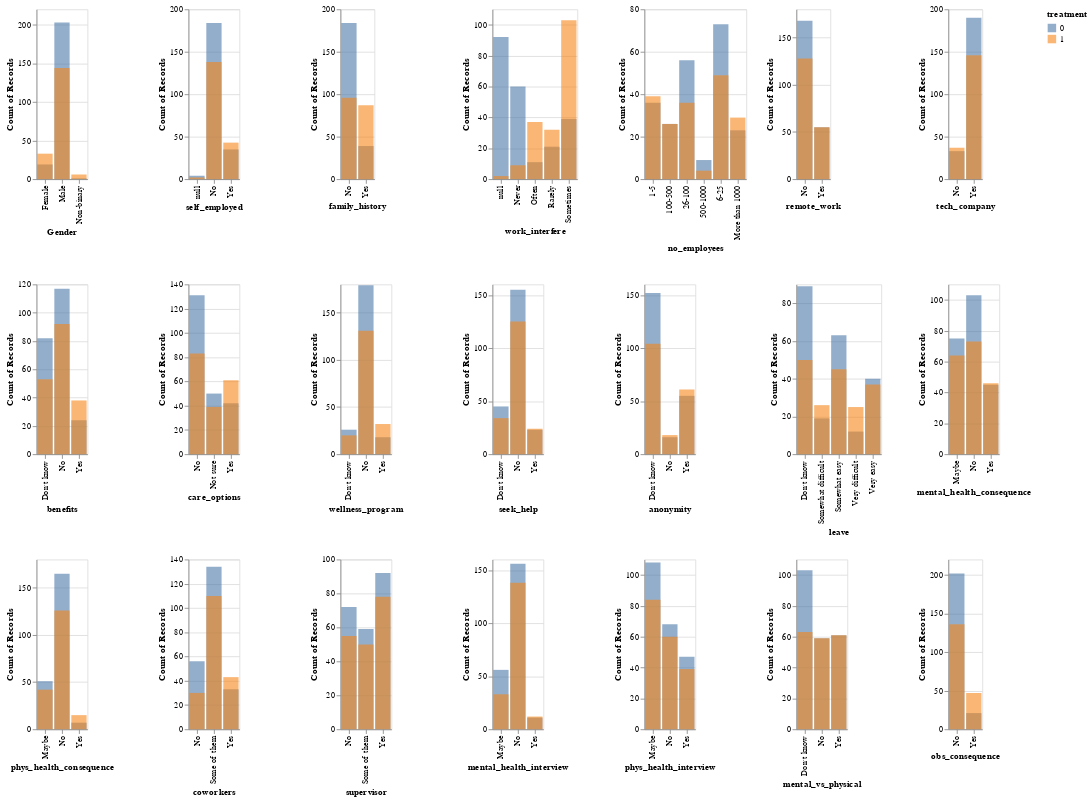

The notebook cell saved with this chart:
### Code cell
# Drop the 'state' column from the non-US dataset
train_df_other_2 = train_df_other.drop(['Country'], axis=1)

# Plot distributions of features in the non-US dataset based on target column
alt.Chart(train_df_other_2.sort_values('treatment')).mark_bar(opacity=0.6).encode(
    alt.X(alt.repeat(), type='nominal'),
    alt.Y('count()', stack=None),
    alt.Color('treatment:N')
).properties(
    height=200
).repeat(
    train_df_other_2.select_dtypes('object').columns.to_list(),
    columns=7
)

### Figure 1 — Vega-Lite specification as saved in the notebook (floating-point values rounded to 4 significant figures; data arrays with more than 128 entries replaced by an {"elided": "..."} marker saying what was removed)
{"config": {"view": {"continuousWidth": 300, "continuousHeight": 300}}, "repeat": ["Gender", "self_employed", "family_history", "work_interfere", "no_employees", "remote_work", "tech_company", "benefits", "care_options", "wellness_program", "seek_help", "anonymity", "leave", "mental_health_consequence", "phys_health_consequence", "coworkers", "supervisor", "mental_health_interview", "phys_health_interview", "mental_vs_physical", "obs_consequence"], "spec": {"data": {"name": "data-9d7a6e5f2e1489884fe088110a2aa10c"}, "mark": {"type": "bar", "opacity": 0.6}, "encoding": {"color": {"field": "treatment", "type": "nominal"}, "x": {"field": {"repeat": "repeat"}, "type": "nominal"}, "y": {"aggregate": "count", "stack": null, "type": "quantitative"}}, "height": 200}, "columns": 7, "$schema": "https://vega.github.io/schema/vega-lite/v5.16.3.json", "datasets": {"data-9d7a6e5f2e1489884fe088110a2aa10c": {"elided": "406 records"}}}
